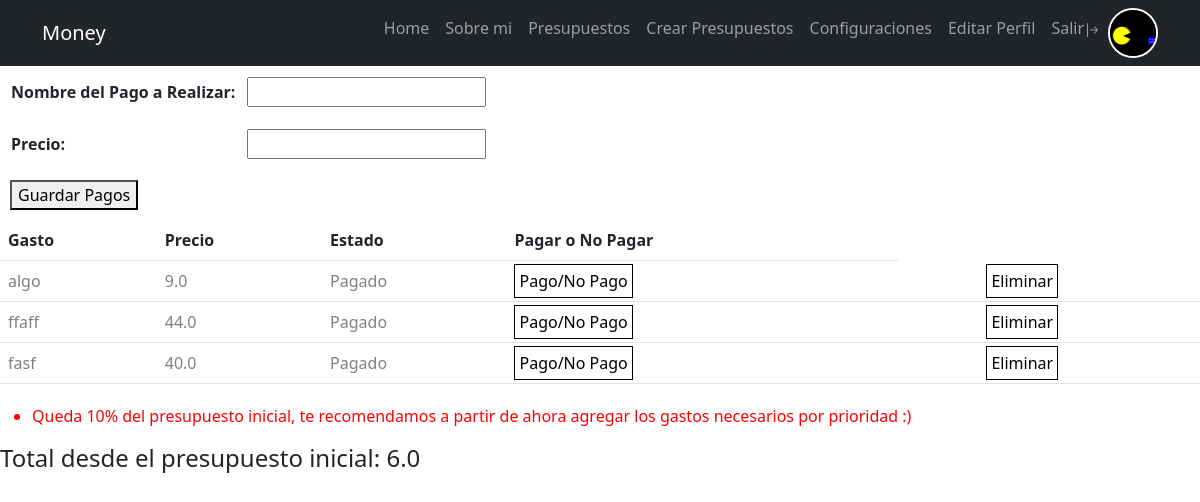
The page /payouts/22 (signed in) on the database its author committed.
### user/models.py (models this page shows)
class UserProfile(models.Model):
    user = models.OneToOneField(User, on_delete=models.CASCADE, related_name='profile')
    phone = models.CharField(max_length=25, null=True, blank=True)
    birth_date = models.DateField(null=True)
    profile_picture = models.ImageField(upload_to='profile_images', null=True, blank=True)

### expenses/models.py (models this page shows, shortened)
class Payout(models.Model):
  pay_title = models.CharField(max_length=200)
  created = models.DateTimeField(auto_now_add=True)
  price = models.FloatField()
  status = models.BooleanField(default=False)
  group = models.ForeignKey(Groups_Pay, on_delete=models.CASCADE)

### expenses/views.py (the view, shortened to what this page needs)
# urls.py: path('payouts/<int:pk>', create_payout, name="payouts"),
@login_required
def create_payout(request, pk):
    if request.method == "GET":
        group = Groups_Pay.objects.filter(id=pk).first()
        payout = Payout.objects.filter(group=group)
        restar = 0
        message = ""
        for pay in payout:
            if pay.status or pay.price <= group.budget:
                restar += pay.price
            else:
                message = f"El monto a gastar no debe superar el presupuesto"
        total = group.budget - restar
        if total<=((group.budget/100)*10):
            message = f"Queda 10% del presupuesto inicial, te recomendamos a partir de ahora agregar los gastos necesarios por prioridad :)"
        if total <= 0:
            message = f"No tienes suficiente presupuesto para realizar este gasto"
        return render(request, 'payouts.html', {"payouts": payout, "form": PayoutForm, "id_group":pk, "total":total, "alerta":message})

### templates/payouts.html (shortened to what this page needs)
{% extends 'base.html' %}
{% block content %}
<section class="d-flex flex-row justify-content-left alig-items-center">
    <form method="POST">
        <table>
            {{form.as_table}}
        </table>
        <button>Guardar Pagos</button>
    </form>
</section>
<section>
    <table class="table">
        <thead>
            <tr>
                <th scope="col">Gasto</th>
                <th scope="col">Precio</th>
                <th scope="col">Estado</th>
                <th scope="col">Pagar o No Pagar</th>
            </tr>
        </thead>
        <tbody>
            {% for payout in payouts %}
            {%if payout.status %}
            <tr style="color:gray">
                {% else %}
            <tr style="color:black">
                {% endif %}
                <td>{{payout.pay_title}}</td>
                <td>{{payout.price}}</td>
                <td>{%if payout.status is False %}No pagado{% else %} Pagado {% endif %}</td>
                <td><a href="/complete_payouts/{{id_group}}/{{payout.id}}">Pago/No Pago</a></td>
                <td></td>
                <td></td>
                <td><a id = "eliminar" class="{{payout.id}}">Eliminar</a></td>
            </tr>
            {% endfor %}
        </tbody>
    </table>
</section>
<ul style="text-align: left; margin-top: 20px; color: red;">
    {% if alerta %}
    <li>{{alerta}}</li>
    {%endif%}
</ul>
<footer>
    <h4>Total desde el presupuesto inicial: {{total}}</h4>
</footer>
{% endblock %}

### templates/base.html (shortened to what this page needs)
<!DOCTYPE html>
<html lang="en">
  <head>
    <link rel="stylesheet" href="https://cdn.jsdelivr.net/npm/bootstrap@5.2.0/dist/css/bootstrap.min.css">
  </head>
  <body>
    {% include '_navbar.html' %}
    {% block content %}
    {% endblock %}
  </body>
</html>

### templates/_navbar.html (shortened to what this page needs)
<nav class="navbar navbar-expand-lg navbar-dark bg-dark">
    <div class="container">
      <a class="navbar-brand" href="/">Money</a>
      <div class="collapse navbar-collapse" id="navbarNav">
        <ul class="navbar-nav ms-auto">
          <li class="nav-item">
            <a href="/" class="nav-link">Home</a>
          </li>
          <li class="nav-item">
            <a href="/about_me" class="nav-link">Sobre mi</a>
          </li>
          {% if user.is_authenticated %}
          <li class="nav-item">
            <a href="/groups" class="nav-link">Presupuestos</a>
          </li>
          <li class="nav-item">
            <a href="/create_groups/999" class="nav-link">Crear Presupuestos</a>
          </li>
          <li class="nav-item">
            <a href="/update_user/" class="nav-link">Configuraciones</a>
          </li>
          <li class="nav-item">
            <a href="/update_profile" class="nav-link">Editar Perfil</a>
          </li>
          <li class="nav-item">
            <a class="nav-link" href="/logout">Salir</a>
          </li>
                {% if user.profile.profile_picture != "" %}
                <div class="pic"><img src="{{user.profile.profile_picture.url}}" alt=""></div>
                {% endif %}
          {% endif %}
        </ul>
      </div>
    </div>
  </nav>

### templates/_navbar.html (style rules this page uses)
.pic { width: 50px; height: 50px; border-radius: 50px; overflow: hidden; border: 2px solid white; }
.pic img { width: 50px; height: 50px; object-fit: cover; }

### templates/payouts.html (style rules this page uses)
input, label, button { margin: 10px 0 10px 10px; }
td a { color: black; text-decoration: none; padding: 5px 4px; border: black 1px solid; min-width: 100px; cursor: pointer; }

### rows shown on the page
Payout: pay_title "algo", price "9.0", status "Pagado"
Payout: pay_title "ffaff", price "44.0", status "Pagado"
Payout: pay_title "fasf", price "40.0", status "Pagado"

### other values the page prints
{{ alerta }} "Queda 10% del presupuesto inicial, te recomendamos a partir de ahora agregar los gastos necesarios por prioridad :)"
{{ total }} "6.0"
